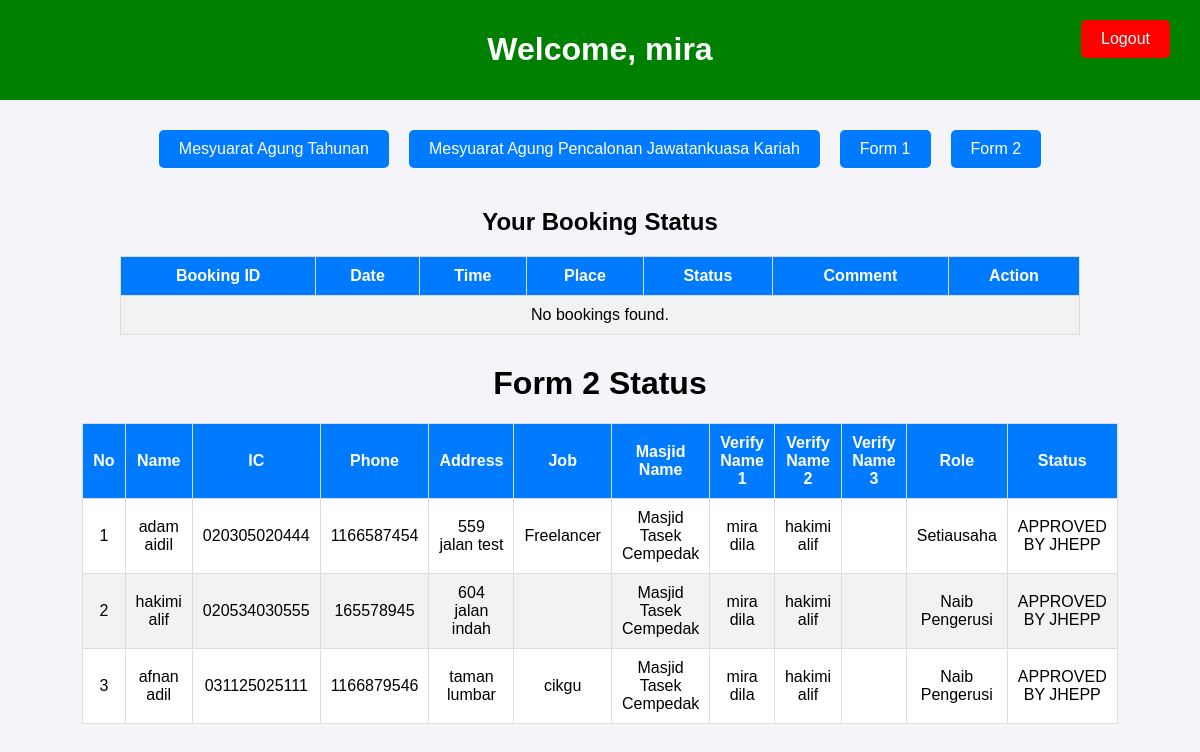
The app's page /backend/mainpage.php (signed in) with its own data.
### tables this page shows
CREATE TABLE `form` (
  `form_id` int(8) NOT NULL,
  `date` date NOT NULL,
  `name` varchar(50) NOT NULL,
  `ic` varchar(12) NOT NULL,
  `phone_num` int(11) NOT NULL,
  `address` varchar(50) NOT NULL,
  `job` varchar(30) NOT NULL,
  `total_vote` int(4) NOT NULL,
  `role` varchar(50) DEFAULT NULL,
  `status_code` int(1) DEFAULT NULL,
  `reg_date` datetime(6) NOT NULL DEFAULT current_timestamp(6),
  `edit_date` timestamp(6) NOT NULL DEFAULT current_timestamp(6) ON UPDATE current_timestamp(6),
  `verify_id_1` int(8) DEFAULT NULL,
  `verify_id_2` int(8) DEFAULT NULL,
  `verify_id_3` int(8) DEFAULT NULL
);

CREATE TABLE `masjid` (
  `masjid_id` int(20) NOT NULL,
  `masjid_name` varchar(30) NOT NULL,
  `daerah_id` varchar(20) NOT NULL
);

CREATE TABLE `user` (
  `user_id` int(8) NOT NULL,
  `username` varchar(20) NOT NULL,
  `pswd` varchar(20) NOT NULL,
  `name` varchar(60) NOT NULL,
  `masjid_id` varchar(20) NOT NULL,
  `ic` varchar(30) NOT NULL,
  `phone` int(11) NOT NULL,
  `address` varchar(50) NOT NULL,
  `job` varchar(30) DEFAULT NULL,
  `level_id` int(1) NOT NULL,
  `reg_date` datetime(6) NOT NULL DEFAULT current_timestamp(6),
  `edit_date` timestamp(6) NULL DEFAULT current_timestamp(6) ON UPDATE current_timestamp(6)
);

### backend/mainpage.php (the view, shortened to what this page needs)
<?php
$firstDay = date('Y-m-01');
$lastDay = date('Y-m-t');
$masjid_id = $_SESSION['masjid_id'];
require '../backend/connection.php';
try {
    $stmt = $conn->prepare("SELECT * FROM booking WHERE user_id = :user_id");
    $stmt->bindParam(':user_id', $_SESSION['user_id']);
    $stmt->execute();
    $bookings = $stmt->fetchAll(PDO::FETCH_ASSOC);
} catch (PDOException $e) {
    die("Error: " . $e->getMessage());
}
try {
    $sql = "
    SELECT f.*,
           u.name AS user_name,
           u.ic AS user_ic,
           u.phone AS user_phone,
           u.address AS user_address,
           u.job AS user_job,
           u.masjid_id,
           m.masjid_name,
           v1.name AS verify_name_1,
           v2.name AS verify_name_2,
           v3.name AS verify_name_3
    FROM form f
    JOIN user u ON f.ic = u.ic
    JOIN masjid m ON u.masjid_id = m.masjid_id
    LEFT JOIN user v1 ON f.verify_id_1 = v1.user_id
    LEFT JOIN user v2 ON f.verify_id_2 = v2.user_id
    LEFT JOIN user v3 ON f.verify_id_3 = v3.user_id
    WHERE DATE(f.reg_date) BETWEEN :firstdate AND :lastdate
    AND m.masjid_id = :masjid_id
    ORDER BY f.total_vote DESC
";
    $stmt->execute();
    $bookings = $stmt->fetchAll(PDO::FETCH_ASSOC);
} catch (PDOException $e) {
    die("Error: " . $e->getMessage());
}
$stmt = $conn->prepare($sql);
$stmt->execute([
    'firstdate' => $firstDay,
    'lastdate' => $lastDay,
    'masjid_id' => $masjid_id
]);
$forms = $stmt->fetchAll(PDO::FETCH_ASSOC);
?>
<!DOCTYPE html>
<html lang="en">
<head>
</head>
<body>
    <div class="header">
        <h1>Welcome, <?php echo htmlspecialchars($_SESSION['username']); ?></h1>
        <form action="../backend/logout.php" method="POST">
            <button class="logout-btn" type="submit">Logout</button>
        </form>
    </div>
    <div class="buttons-container">
        <button type="button" disabled>Mesyuarat Agung Tahunan</button>
        <a href="../frontend/choosedate.html">
            <button type="button">Mesyuarat Agung Pencalonan Jawatankuasa Kariah</button>
        </a>
        <a href="../backend/form1_masjid.php">
            <button type="button">Form 1</button>
        </a>
        <a href="../backend/form2_masjid.php">
            <button type="button">Form 2</button>
        </a>
    </div>
    <h2 style="text-align: center; margin-top: 30px;">Your Booking Status</h2>
    <table class="booking-table">
        <tr>
            <th>Booking ID</th>
            <th>Date</th>
            <th>Time</th>
            <th>Place</th>
            <th>Status</th>
            <th>Comment</th>
            <th>Action</th>
        </tr>
        <?php if (empty($bookings)): ?>
            <tr><td colspan="7">No bookings found.</td></tr>
        <?php endif; ?>
    </table>
    <h1 style="text-align: center; margin-top: 30px;">Form 2 Status</h1>
    <?php if (!empty($forms)): ?>
        <table class="booking-table">
            <thead>
                <tr>
                <th>No</th>
                <th>Name</th>
                <th>IC</th>
                <th>Phone</th>
                <th>Address</th>
                <th>Job</th>
                <th>Masjid Name</th>
                <th>Verify Name 1</th>
                <th>Verify Name 2</th>
                <th>Verify Name 3</th>
                <th>Role</th>
                <th>Status</th>
                </tr>
            </thead>
            <tbody>
                <?php
                $counter = 1;
                foreach ($forms as $form):
                    $statusText = 'none';
                    if ($form['status_code'] == 2) {
                        $statusText = 'APPROVED BY PTA';
                    } elseif ($form['status_code'] == 3) {
                        $statusText = 'APPROVED BY JHEPP';
                    }
                ?>
                    <tr>
                    <td><?php echo $counter++; ?></td>
                    <td><?php echo htmlspecialchars($form['name']); ?></td>
                    <td><?php echo htmlspecialchars($form['ic']); ?></td>
                    <td><?php echo htmlspecialchars($form['phone_num']); ?></td>
                    <td><?php echo htmlspecialchars($form['address']); ?></td>
                    <td><?php echo htmlspecialchars($form['job']); ?></td>
                    <td><?php echo htmlspecialchars($form['masjid_name']); ?></td>
                    <td><?php echo htmlspecialchars($form['verify_name_1']); ?></td>
                    <td><?php echo htmlspecialchars($form['verify_name_2']); ?></td>
                    <td><?php echo htmlspecialchars($form['verify_name_3']); ?></td>
                    <td><?php echo htmlspecialchars($form['role']); ?></td>
                    <td><?php echo $statusText; ?></td>
                    </tr>
                <?php endforeach; ?>
            </tbody>
        </table>
    <?php else: ?>
        <p style="text-align: center; margin-top: 30px;">No results found for the selected date range.</p>
    <?php endif; ?>
</body>
</html>

### backend/mainpage.php (style rules this page uses)
body { font-family: Arial, sans-serif; background-color: #f4f4f9; margin: 0; }
.header { background-color: green; padding: 10px; color: white; text-align: center; position: relative; }
.buttons-container { display: flex; justify-content: center; margin-top: 20px; }
button { background-color: #007BFF; color: white; padding: 10px 20px; font-size: 16px; margin: 10px; cursor: pointer; border: none; border-radius: 5px; }
.logout-btn { position: absolute; top: 10px; right: 20px; background-color: red; }
.booking-table { width: 80%; margin: 20px auto; border-collapse: collapse; background: white; }
.booking-table th, .booking-table td { padding: 10px; border: 1px solid #ddd; text-align: center; }
.booking-table th { background: #007BFF; color: white; }
.booking-table tr:nth-child(even) { background: #f2f2f2; }

### records on screen
form: name "adam aidil", ic "020305020444", phone_num "1166587454", address "559 jalan test", job "Freelancer", masjid.masjid_name "Masjid Tasek Cempedak", user.name "mira dila", user.name "hakimi alif", role "Setiausaha", status_code "APPROVED BY JHEPP"
form: name "hakimi alif", ic "020534030555", phone_num "165578945", address "604 jalan indah", masjid.masjid_name "Masjid Tasek Cempedak", user.name "mira dila", user.name "hakimi alif", role "Naib Pengerusi", status_code "APPROVED BY JHEPP"
form: name "afnan adil", ic "031125025111", phone_num "1166879546", address "taman lumbar", job "cikgu", masjid.masjid_name "Masjid Tasek Cempedak", user.name "mira dila", user.name "hakimi alif", role "Naib Pengerusi", status_code "APPROVED BY JHEPP"

### other values on screen
$_SESSION['username'] "mira"
